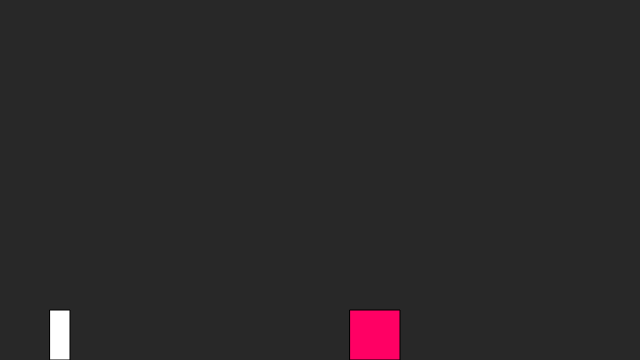
Frame 1 (no input)
Frame 60 (no input): identical to frame 1, image omitted
Frame 120 (the mouse pressed at the canvas centre since frame 60): identical to frame 1, image omitted

The p5.js sketch that drew this single still picture (run headless with seeded random() and noise() and a simulated clock; from frame 60 on, the mouse is pressed at the canvas centre):

// p5.js sketch
// ── sketch.js
var canvas;
var char; //character
var obstacle;
function setup(){
    canvas = createCanvas(640,360);
    char = new Character();
    obstacle = createVector();
    background(40);
}

function draw(){
    background(40);
    checkKeys();
    
    
    translate(-char.position.x + 50,0);
    
    var gravity = createVector(0,0.2);
    char.applyForce(gravity);
    
    char.run();
    fill(255,0,100);
    rect(350, height - 50, 50,50);
}

function keyPressed(){
    if(key === 'W' || keyCode === UP_ARROW || key === ' '){
        var jump = createVector(0,-7);
        char.applyForce(jump);
    }
    // if(key === 'A' || keyCode === LEFT_ARROW){
    //     char.position.x--;
    // }
    // if(key === 'S' || keyCode === DOWN_ARROW){
        
    // }
    // if(key === 'D' || keyCode === RIGHT_ARROW){
    //     char.position.x++;

    // }
}

function checkKeys(){
    //W
    if(keyIsDown(87) || keyIsDown(UP_ARROW)){}
    //A
    if(keyIsDown(65) || keyIsDown(LEFT_ARROW)){
        char.position.x -= 2;
    }
    //S
    if(keyIsDown(83) || keyIsDown(DOWN_ARROW)){}
    //D
    if(keyIsDown(68) || keyIsDown(RIGHT_ARROW)){
        char.position.x += 2;
    }
}
// ── Character.js
function Character(){
    this.position = createVector(50,height);
    this.acceleration = createVector(0,0);
    this.velocity = createVector(0,0);

    this.applyForce = function(force) {
        this.acceleration.add(force);
    }
    this.run = function(){
        this.update();
        this.display();
    }
    this.update = function(){
        this.velocity.add(this.acceleration);
        this.position.add(this.velocity);
        this.acceleration.mult(0);

        this.edges();
    }
    this.display = function(){
        fill(255);
        stroke(0);
        rect(this.position.x, this.position.y-50, 20,50);
    }
    this.edges = function(){
        //if(this.position.x > width) this.position.x = width;
        if(this.position.y > height){
            this.velocity.y *= 0;
            this.position.y = height;
        } 
        //if(this.position.x < 0) this.position.x = 0;
        //if(this.position.y < 0) this.position.y = 0;
    }
}
